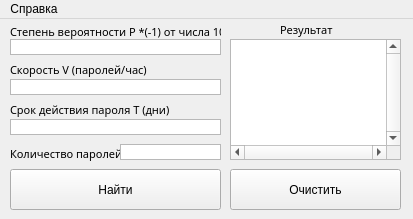
<?xml version="1.0" encoding="UTF-8"?>
<ui version="4.0">
 <class>MainWindow</class>
 <widget class="QMainWindow" name="MainWindow">
  <property name="geometry">
   <rect>
    <x>0</x>
    <y>0</y>
    <width>413</width>
    <height>219</height>
   </rect>
  </property>
  <property name="sizePolicy">
   <sizepolicy hsizetype="Preferred" vsizetype="Preferred">
    <horstretch>0</horstretch>
    <verstretch>0</verstretch>
   </sizepolicy>
  </property>
  <property name="minimumSize">
   <size>
    <width>413</width>
    <height>219</height>
   </size>
  </property>
  <property name="maximumSize">
   <size>
    <width>413</width>
    <height>219</height>
   </size>
  </property>
  <property name="contextMenuPolicy">
   <enum>Qt::DefaultContextMenu</enum>
  </property>
  <property name="windowTitle">
   <string>Генератор Паролей</string>
  </property>
  <property name="toolButtonStyle">
   <enum>Qt::ToolButtonIconOnly</enum>
  </property>
  <property name="animated">
   <bool>true</bool>
  </property>
  <property name="dockOptions">
   <set>QMainWindow::AllowTabbedDocks|QMainWindow::AnimatedDocks</set>
  </property>
  <widget class="QWidget" name="centralWidget">
   <property name="enabled">
    <bool>true</bool>
   </property>
   <widget class="QTextEdit" name="textEditChance">
    <property name="geometry">
     <rect>
      <x>10</x>
      <y>20</y>
      <width>211</width>
      <height>16</height>
     </rect>
    </property>
    <property name="acceptDrops">
     <bool>true</bool>
    </property>
    <property name="verticalScrollBarPolicy">
     <enum>Qt::ScrollBarAlwaysOff</enum>
    </property>
    <property name="horizontalScrollBarPolicy">
     <enum>Qt::ScrollBarAlwaysOff</enum>
    </property>
    <property name="html">
     <string>&lt;!DOCTYPE HTML PUBLIC &quot;-//W3C//DTD HTML 4.0//EN&quot; &quot;http://www.w3.org/TR/REC-html40/strict.dtd&quot;&gt;
&lt;html&gt;&lt;head&gt;&lt;meta name=&quot;qrichtext&quot; content=&quot;1&quot; /&gt;&lt;style type=&quot;text/css&quot;&gt;
p, li { white-space: pre-wrap; }
&lt;/style&gt;&lt;/head&gt;&lt;body style=&quot; font-family:'MS Shell Dlg 2'; font-size:8.25pt; font-weight:400; font-style:normal;&quot;&gt;
&lt;p style=&quot;-qt-paragraph-type:empty; margin-top:0px; margin-bottom:0px; margin-left:0px; margin-right:0px; -qt-block-indent:0; text-indent:0px;&quot;&gt;&lt;br /&gt;&lt;/p&gt;&lt;/body&gt;&lt;/html&gt;</string>
    </property>
   </widget>
   <widget class="QLabel" name="label">
    <property name="geometry">
     <rect>
      <x>10</x>
      <y>2</y>
      <width>211</width>
      <height>21</height>
     </rect>
    </property>
    <property name="font">
     <font>
      <family>Myanmar Text</family>
      <pointsize>8</pointsize>
     </font>
    </property>
    <property name="text">
     <string>Степень вероятности P *(-1) от числа 10</string>
    </property>
   </widget>
   <widget class="QLabel" name="label_2">
    <property name="geometry">
     <rect>
      <x>10</x>
      <y>40</y>
      <width>211</width>
      <height>21</height>
     </rect>
    </property>
    <property name="font">
     <font>
      <family>Myanmar Text</family>
      <pointsize>8</pointsize>
     </font>
    </property>
    <property name="text">
     <string>Скорость V (паролей/час)</string>
    </property>
   </widget>
   <widget class="QTextEdit" name="textEditSpeed">
    <property name="geometry">
     <rect>
      <x>10</x>
      <y>60</y>
      <width>211</width>
      <height>16</height>
     </rect>
    </property>
    <property name="acceptDrops">
     <bool>true</bool>
    </property>
    <property name="verticalScrollBarPolicy">
     <enum>Qt::ScrollBarAlwaysOff</enum>
    </property>
    <property name="horizontalScrollBarPolicy">
     <enum>Qt::ScrollBarAlwaysOff</enum>
    </property>
    <property name="html">
     <string>&lt;!DOCTYPE HTML PUBLIC &quot;-//W3C//DTD HTML 4.0//EN&quot; &quot;http://www.w3.org/TR/REC-html40/strict.dtd&quot;&gt;
&lt;html&gt;&lt;head&gt;&lt;meta name=&quot;qrichtext&quot; content=&quot;1&quot; /&gt;&lt;style type=&quot;text/css&quot;&gt;
p, li { white-space: pre-wrap; }
&lt;/style&gt;&lt;/head&gt;&lt;body style=&quot; font-family:'MS Shell Dlg 2'; font-size:8.25pt; font-weight:400; font-style:normal;&quot;&gt;
&lt;p style=&quot;-qt-paragraph-type:empty; margin-top:0px; margin-bottom:0px; margin-left:0px; margin-right:0px; -qt-block-indent:0; text-indent:0px;&quot;&gt;&lt;br /&gt;&lt;/p&gt;&lt;/body&gt;&lt;/html&gt;</string>
    </property>
   </widget>
   <widget class="QLabel" name="label_3">
    <property name="geometry">
     <rect>
      <x>10</x>
      <y>80</y>
      <width>211</width>
      <height>21</height>
     </rect>
    </property>
    <property name="font">
     <font>
      <family>Myanmar Text</family>
      <pointsize>8</pointsize>
      <italic>false</italic>
      <underline>false</underline>
      <kerning>true</kerning>
     </font>
    </property>
    <property name="text">
     <string>Срок действия пароля T (дни)</string>
    </property>
   </widget>
   <widget class="QTextEdit" name="textEditValidity">
    <property name="geometry">
     <rect>
      <x>10</x>
      <y>100</y>
      <width>211</width>
      <height>16</height>
     </rect>
    </property>
    <property name="acceptDrops">
     <bool>true</bool>
    </property>
    <property name="verticalScrollBarPolicy">
     <enum>Qt::ScrollBarAlwaysOff</enum>
    </property>
    <property name="horizontalScrollBarPolicy">
     <enum>Qt::ScrollBarAlwaysOff</enum>
    </property>
   </widget>
   <widget class="QPushButton" name="pushButtonFindPasswords">
    <property name="geometry">
     <rect>
      <x>10</x>
      <y>150</y>
      <width>211</width>
      <height>41</height>
     </rect>
    </property>
    <property name="text">
     <string>Найти</string>
    </property>
   </widget>
   <widget class="QLabel" name="label_4">
    <property name="geometry">
     <rect>
      <x>10</x>
      <y>124</y>
      <width>131</width>
      <height>21</height>
     </rect>
    </property>
    <property name="font">
     <font>
      <family>Myanmar Text</family>
      <pointsize>8</pointsize>
     </font>
    </property>
    <property name="text">
     <string>Количество паролей</string>
    </property>
   </widget>
   <widget class="QTextEdit" name="textEditCountPassword">
    <property name="geometry">
     <rect>
      <x>120</x>
      <y>125</y>
      <width>101</width>
      <height>16</height>
     </rect>
    </property>
    <property name="acceptDrops">
     <bool>true</bool>
    </property>
    <property name="verticalScrollBarPolicy">
     <enum>Qt::ScrollBarAlwaysOff</enum>
    </property>
    <property name="horizontalScrollBarPolicy">
     <enum>Qt::ScrollBarAlwaysOff</enum>
    </property>
   </widget>
   <widget class="QListWidget" name="listWidget">
    <property name="enabled">
     <bool>true</bool>
    </property>
    <property name="geometry">
     <rect>
      <x>230</x>
      <y>20</y>
      <width>171</width>
      <height>121</height>
     </rect>
    </property>
    <property name="lineWidth">
     <number>1</number>
    </property>
    <property name="verticalScrollBarPolicy">
     <enum>Qt::ScrollBarAlwaysOn</enum>
    </property>
    <property name="horizontalScrollBarPolicy">
     <enum>Qt::ScrollBarAlwaysOn</enum>
    </property>
    <property name="autoScrollMargin">
     <number>16</number>
    </property>
    <property name="batchSize">
     <number>100</number>
    </property>
   </widget>
   <widget class="QPushButton" name="pushButtonClearListView">
    <property name="geometry">
     <rect>
      <x>230</x>
      <y>150</y>
      <width>171</width>
      <height>41</height>
     </rect>
    </property>
    <property name="text">
     <string>Очистить</string>
    </property>
   </widget>
   <widget class="QLabel" name="label_5">
    <property name="geometry">
     <rect>
      <x>280</x>
      <y>0</y>
      <width>61</width>
      <height>21</height>
     </rect>
    </property>
    <property name="font">
     <font>
      <family>Myanmar Text</family>
      <pointsize>8</pointsize>
     </font>
    </property>
    <property name="text">
     <string>Результат</string>
    </property>
   </widget>
  </widget>
  <widget class="QMenuBar" name="menuBar">
   <property name="enabled">
    <bool>true</bool>
   </property>
   <property name="geometry">
    <rect>
     <x>0</x>
     <y>0</y>
     <width>413</width>
     <height>21</height>
    </rect>
   </property>
   <widget class="QMenu" name="menu">
    <property name="title">
     <string>Справка</string>
    </property>
    <addaction name="action"/>
   </widget>
   <addaction name="menu"/>
  </widget>
  <action name="action">
   <property name="text">
    <string>О программе</string>
   </property>
   <property name="iconVisibleInMenu">
    <bool>false</bool>
   </property>
  </action>
 </widget>
 <layoutdefault spacing="6" margin="11"/>
 <resources/>
 <connections/>
</ui>
